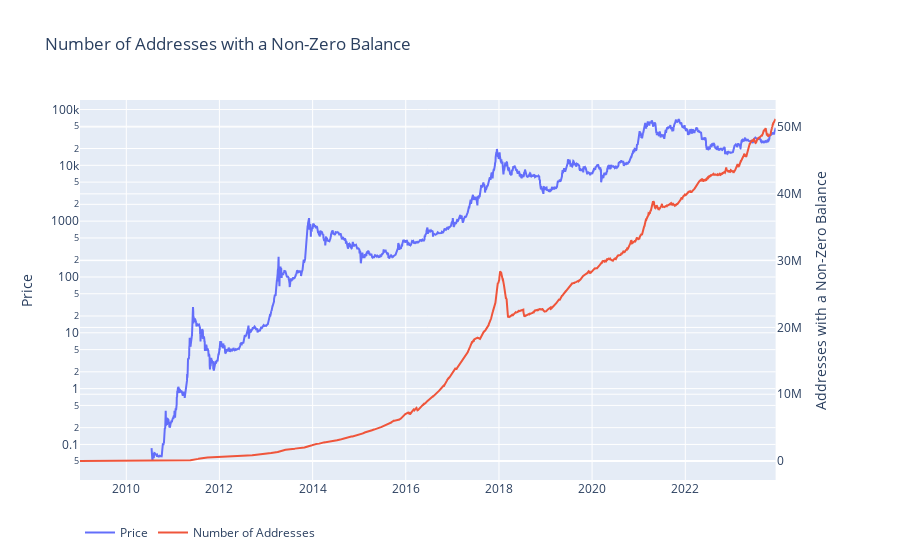

Source (notebook cell):
### Code cell
# Create figure with secondary y-axis
fig = make_subplots(specs=[[{"secondary_y": True}]])

# Add traces
fig.add_trace(
    go.Scatter(x=metrics.index, y=metrics['PriceUSD'], name='Price'),
        secondary_y=False)

fig.add_trace(
    go.Scatter(x=metrics.index, y=metrics['AdrBalCnt'], name='Number of Addresses'),
        secondary_y=True)

# Add figure title
fig.update_layout(
    title_text='Number of Addresses with a Non-Zero Balance',
    legend=dict(orientation="h"))

# Set y-axes titles
fig.update_yaxes(title_text='Price', type='log', secondary_y=False)
fig.update_yaxes(title_text='Addresses with a Non-Zero Balance', secondary_y=True)

fig.show()

### Figure 1 — Plotly figure (JSON) as saved in the notebook; plotly's stock layout.template omitted (floating-point values rounded to 4 significant figures; data arrays with more than 128 entries replaced by an {"elided": "..."} marker saying what was removed)
{"data": [{"name": "Price", "type": "scatter", "x": {"elided": "5452 str values"}, "xaxis": "x", "y": {"elided": "5452 float values"}, "yaxis": "y"}, {"name": "Number of Addresses", "type": "scatter", "x": {"elided": "5452 str values"}, "xaxis": "x", "y": {"elided": "5452 int values"}, "yaxis": "y2"}], "layout": {"legend": {"orientation": "h"}, "title": {"text": "Number of Addresses with a Non-Zero Balance"}, "xaxis": {"anchor": "y", "domain": [0, 0.94]}, "yaxis": {"anchor": "x", "domain": [0, 1], "title": {"text": "Price"}, "type": "log"}, "yaxis2": {"anchor": "x", "overlaying": "y", "side": "right", "title": {"text": "Addresses with a Non-Zero Balance"}}}}
